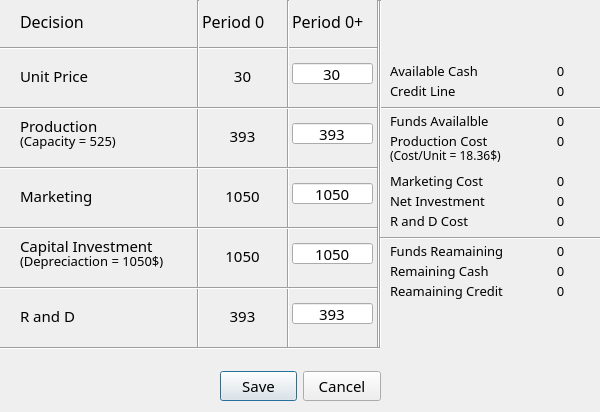
<?xml version="1.0" encoding="UTF-8"?>
<ui version="4.0">
 <class>Dialog</class>
 <widget class="QDialog" name="Dialog">
  <property name="geometry">
   <rect>
    <x>0</x>
    <y>0</y>
    <width>600</width>
    <height>412</height>
   </rect>
  </property>
  <property name="windowTitle">
   <string>Enter Decisions for x</string>
  </property>
  <widget class="QDialogButtonBox" name="buttonBox">
   <property name="geometry">
    <rect>
     <x>220</x>
     <y>370</y>
     <width>161</width>
     <height>32</height>
    </rect>
   </property>
   <property name="font">
    <font>
     <family>Montserrat Medium</family>
     <pointsize>11</pointsize>
    </font>
   </property>
   <property name="orientation">
    <enum>Qt::Horizontal</enum>
   </property>
   <property name="standardButtons">
    <set>QDialogButtonBox::Cancel|QDialogButtonBox::Save</set>
   </property>
  </widget>
  <widget class="QLabel" name="label_Decision">
   <property name="geometry">
    <rect>
     <x>20</x>
     <y>11</y>
     <width>71</width>
     <height>21</height>
    </rect>
   </property>
   <property name="font">
    <font>
     <family>Montserrat Medium</family>
     <pointsize>12</pointsize>
    </font>
   </property>
   <property name="text">
    <string>Decision</string>
   </property>
  </widget>
  <widget class="Line" name="line">
   <property name="geometry">
    <rect>
     <x>0</x>
     <y>38</y>
     <width>379</width>
     <height>20</height>
    </rect>
   </property>
   <property name="orientation">
    <enum>Qt::Horizontal</enum>
   </property>
  </widget>
  <widget class="Line" name="line_2">
   <property name="geometry">
    <rect>
     <x>190</x>
     <y>0</y>
     <width>16</width>
     <height>349</height>
    </rect>
   </property>
   <property name="orientation">
    <enum>Qt::Vertical</enum>
   </property>
  </widget>
  <widget class="Line" name="line_3">
   <property name="geometry">
    <rect>
     <x>280</x>
     <y>0</y>
     <width>16</width>
     <height>349</height>
    </rect>
   </property>
   <property name="orientation">
    <enum>Qt::Vertical</enum>
   </property>
  </widget>
  <widget class="QLabel" name="label_UnitPrice">
   <property name="geometry">
    <rect>
     <x>20</x>
     <y>65</y>
     <width>171</width>
     <height>21</height>
    </rect>
   </property>
   <property name="font">
    <font>
     <family>Montserrat Medium</family>
     <pointsize>11</pointsize>
    </font>
   </property>
   <property name="text">
    <string>Unit Price</string>
   </property>
  </widget>
  <widget class="QLabel" name="label_Production">
   <property name="geometry">
    <rect>
     <x>20</x>
     <y>110</y>
     <width>171</width>
     <height>31</height>
    </rect>
   </property>
   <property name="font">
    <font>
     <family>Montserrat Medium</family>
     <pointsize>11</pointsize>
    </font>
   </property>
   <property name="text">
    <string>Production</string>
   </property>
  </widget>
  <widget class="QLabel" name="label_Marketing">
   <property name="geometry">
    <rect>
     <x>20</x>
     <y>180</y>
     <width>171</width>
     <height>31</height>
    </rect>
   </property>
   <property name="font">
    <font>
     <family>Montserrat Medium</family>
     <pointsize>11</pointsize>
    </font>
   </property>
   <property name="text">
    <string>Marketing</string>
   </property>
  </widget>
  <widget class="QLabel" name="label_Capacity__">
   <property name="geometry">
    <rect>
     <x>20</x>
     <y>125</y>
     <width>111</width>
     <height>31</height>
    </rect>
   </property>
   <property name="font">
    <font>
     <family>Montserrat Medium</family>
     <pointsize>10</pointsize>
    </font>
   </property>
   <property name="text">
    <string>(Capacity = 525)</string>
   </property>
  </widget>
  <widget class="Line" name="line_4">
   <property name="geometry">
    <rect>
     <x>0</x>
     <y>100</y>
     <width>379</width>
     <height>16</height>
    </rect>
   </property>
   <property name="orientation">
    <enum>Qt::Horizontal</enum>
   </property>
  </widget>
  <widget class="Line" name="line_5">
   <property name="geometry">
    <rect>
     <x>0</x>
     <y>160</y>
     <width>379</width>
     <height>16</height>
    </rect>
   </property>
   <property name="orientation">
    <enum>Qt::Horizontal</enum>
   </property>
  </widget>
  <widget class="Line" name="line_6">
   <property name="geometry">
    <rect>
     <x>0</x>
     <y>220</y>
     <width>379</width>
     <height>16</height>
    </rect>
   </property>
   <property name="orientation">
    <enum>Qt::Horizontal</enum>
   </property>
  </widget>
  <widget class="Line" name="line_7">
   <property name="geometry">
    <rect>
     <x>0</x>
     <y>280</y>
     <width>379</width>
     <height>16</height>
    </rect>
   </property>
   <property name="orientation">
    <enum>Qt::Horizontal</enum>
   </property>
  </widget>
  <widget class="QLabel" name="label_RandD">
   <property name="geometry">
    <rect>
     <x>20</x>
     <y>300</y>
     <width>171</width>
     <height>31</height>
    </rect>
   </property>
   <property name="font">
    <font>
     <family>Montserrat Medium</family>
     <pointsize>11</pointsize>
    </font>
   </property>
   <property name="text">
    <string>R and D</string>
   </property>
  </widget>
  <widget class="Line" name="line_8">
   <property name="geometry">
    <rect>
     <x>0</x>
     <y>340</y>
     <width>380</width>
     <height>16</height>
    </rect>
   </property>
   <property name="orientation">
    <enum>Qt::Horizontal</enum>
   </property>
  </widget>
  <widget class="QLabel" name="label_Period_Past">
   <property name="geometry">
    <rect>
     <x>202</x>
     <y>11</y>
     <width>81</width>
     <height>21</height>
    </rect>
   </property>
   <property name="font">
    <font>
     <family>Montserrat Medium</family>
     <pointsize>12</pointsize>
    </font>
   </property>
   <property name="text">
    <string>Period 0</string>
   </property>
  </widget>
  <widget class="Line" name="line_9">
   <property name="geometry">
    <rect>
     <x>370</x>
     <y>0</y>
     <width>16</width>
     <height>348</height>
    </rect>
   </property>
   <property name="orientation">
    <enum>Qt::Vertical</enum>
   </property>
  </widget>
  <widget class="QLabel" name="label_Period_Present">
   <property name="geometry">
    <rect>
     <x>292</x>
     <y>11</y>
     <width>81</width>
     <height>21</height>
    </rect>
   </property>
   <property name="font">
    <font>
     <family>Montserrat Medium</family>
     <pointsize>12</pointsize>
    </font>
   </property>
   <property name="text">
    <string>Period 0+</string>
   </property>
  </widget>
  <widget class="QLabel" name="label_Deprec__">
   <property name="geometry">
    <rect>
     <x>20</x>
     <y>245</y>
     <width>171</width>
     <height>31</height>
    </rect>
   </property>
   <property name="font">
    <font>
     <family>Montserrat Medium</family>
     <pointsize>10</pointsize>
    </font>
   </property>
   <property name="text">
    <string>(Depreciaction = 1050$)</string>
   </property>
  </widget>
  <widget class="QLabel" name="label_CapInv">
   <property name="geometry">
    <rect>
     <x>20</x>
     <y>230</y>
     <width>171</width>
     <height>31</height>
    </rect>
   </property>
   <property name="font">
    <font>
     <family>Montserrat Medium</family>
     <pointsize>11</pointsize>
    </font>
   </property>
   <property name="text">
    <string>Capital Investment</string>
   </property>
  </widget>
  <widget class="QLabel" name="label_UnitPrice_unit_Past">
   <property name="geometry">
    <rect>
     <x>202</x>
     <y>65</y>
     <width>81</width>
     <height>21</height>
    </rect>
   </property>
   <property name="font">
    <font>
     <family>Montserrat Medium</family>
     <pointsize>11</pointsize>
    </font>
   </property>
   <property name="text">
    <string>30</string>
   </property>
   <property name="alignment">
    <set>Qt::AlignCenter</set>
   </property>
  </widget>
  <widget class="QLabel" name="label_Production_unit_Past">
   <property name="geometry">
    <rect>
     <x>202</x>
     <y>120</y>
     <width>81</width>
     <height>31</height>
    </rect>
   </property>
   <property name="font">
    <font>
     <family>Montserrat Medium</family>
     <pointsize>11</pointsize>
    </font>
   </property>
   <property name="text">
    <string>393</string>
   </property>
   <property name="alignment">
    <set>Qt::AlignCenter</set>
   </property>
  </widget>
  <widget class="QLabel" name="label_Marketing_unit_Past">
   <property name="geometry">
    <rect>
     <x>202</x>
     <y>180</y>
     <width>81</width>
     <height>31</height>
    </rect>
   </property>
   <property name="font">
    <font>
     <family>Montserrat Medium</family>
     <pointsize>11</pointsize>
    </font>
   </property>
   <property name="text">
    <string>1050</string>
   </property>
   <property name="alignment">
    <set>Qt::AlignCenter</set>
   </property>
  </widget>
  <widget class="QLabel" name="label_CapInv_unit_Past">
   <property name="geometry">
    <rect>
     <x>202</x>
     <y>240</y>
     <width>81</width>
     <height>31</height>
    </rect>
   </property>
   <property name="font">
    <font>
     <family>Montserrat Medium</family>
     <pointsize>11</pointsize>
    </font>
   </property>
   <property name="text">
    <string>1050</string>
   </property>
   <property name="alignment">
    <set>Qt::AlignCenter</set>
   </property>
  </widget>
  <widget class="QLabel" name="label_RandD_unit_Past">
   <property name="geometry">
    <rect>
     <x>202</x>
     <y>300</y>
     <width>81</width>
     <height>31</height>
    </rect>
   </property>
   <property name="font">
    <font>
     <family>Montserrat Medium</family>
     <pointsize>11</pointsize>
    </font>
   </property>
   <property name="text">
    <string>393</string>
   </property>
   <property name="alignment">
    <set>Qt::AlignCenter</set>
   </property>
  </widget>
  <widget class="QLineEdit" name="lineEdit_UnitPrice">
   <property name="geometry">
    <rect>
     <x>292</x>
     <y>63</y>
     <width>81</width>
     <height>21</height>
    </rect>
   </property>
   <property name="font">
    <font>
     <family>Montserrat Medium</family>
     <pointsize>11</pointsize>
    </font>
   </property>
   <property name="text">
    <string>30</string>
   </property>
   <property name="maxLength">
    <number>6</number>
   </property>
   <property name="alignment">
    <set>Qt::AlignCenter</set>
   </property>
  </widget>
  <widget class="QLineEdit" name="lineEdit_Production">
   <property name="geometry">
    <rect>
     <x>292</x>
     <y>123</y>
     <width>81</width>
     <height>21</height>
    </rect>
   </property>
   <property name="font">
    <font>
     <family>Montserrat Medium</family>
     <pointsize>11</pointsize>
    </font>
   </property>
   <property name="text">
    <string>393</string>
   </property>
   <property name="maxLength">
    <number>6</number>
   </property>
   <property name="alignment">
    <set>Qt::AlignCenter</set>
   </property>
  </widget>
  <widget class="QLineEdit" name="lineEdit_Marketing">
   <property name="geometry">
    <rect>
     <x>292</x>
     <y>183</y>
     <width>81</width>
     <height>21</height>
    </rect>
   </property>
   <property name="font">
    <font>
     <family>Montserrat Medium</family>
     <pointsize>11</pointsize>
    </font>
   </property>
   <property name="text">
    <string>1050</string>
   </property>
   <property name="maxLength">
    <number>6</number>
   </property>
   <property name="alignment">
    <set>Qt::AlignCenter</set>
   </property>
  </widget>
  <widget class="QLineEdit" name="lineEdit_CapInv">
   <property name="geometry">
    <rect>
     <x>292</x>
     <y>243</y>
     <width>81</width>
     <height>21</height>
    </rect>
   </property>
   <property name="font">
    <font>
     <family>Montserrat Medium</family>
     <pointsize>11</pointsize>
    </font>
   </property>
   <property name="text">
    <string>1050</string>
   </property>
   <property name="maxLength">
    <number>6</number>
   </property>
   <property name="alignment">
    <set>Qt::AlignCenter</set>
   </property>
  </widget>
  <widget class="QLineEdit" name="lineEdit_RandD">
   <property name="geometry">
    <rect>
     <x>292</x>
     <y>303</y>
     <width>81</width>
     <height>21</height>
    </rect>
   </property>
   <property name="font">
    <font>
     <family>Montserrat Medium</family>
     <pointsize>11</pointsize>
    </font>
   </property>
   <property name="text">
    <string>393</string>
   </property>
   <property name="maxLength">
    <number>6</number>
   </property>
   <property name="alignment">
    <set>Qt::AlignCenter</set>
   </property>
  </widget>
  <widget class="QLabel" name="label_AvailbleCash">
   <property name="geometry">
    <rect>
     <x>390</x>
     <y>60</y>
     <width>131</width>
     <height>21</height>
    </rect>
   </property>
   <property name="font">
    <font>
     <family>Montserrat Medium</family>
     <pointsize>10</pointsize>
    </font>
   </property>
   <property name="text">
    <string>Available Cash</string>
   </property>
  </widget>
  <widget class="QLabel" name="label_AvailbleCash_int">
   <property name="geometry">
    <rect>
     <x>520</x>
     <y>60</y>
     <width>81</width>
     <height>21</height>
    </rect>
   </property>
   <property name="font">
    <font>
     <family>Montserrat Medium</family>
     <pointsize>10</pointsize>
    </font>
   </property>
   <property name="text">
    <string>0</string>
   </property>
   <property name="alignment">
    <set>Qt::AlignCenter</set>
   </property>
  </widget>
  <widget class="QLabel" name="label_CreditLine">
   <property name="geometry">
    <rect>
     <x>390</x>
     <y>80</y>
     <width>131</width>
     <height>21</height>
    </rect>
   </property>
   <property name="font">
    <font>
     <family>Montserrat Medium</family>
     <pointsize>10</pointsize>
    </font>
   </property>
   <property name="text">
    <string>Credit Line</string>
   </property>
  </widget>
  <widget class="QLabel" name="label_CreditLine_int">
   <property name="geometry">
    <rect>
     <x>520</x>
     <y>80</y>
     <width>81</width>
     <height>21</height>
    </rect>
   </property>
   <property name="font">
    <font>
     <family>Montserrat Medium</family>
     <pointsize>10</pointsize>
    </font>
   </property>
   <property name="text">
    <string>0</string>
   </property>
   <property name="alignment">
    <set>Qt::AlignCenter</set>
   </property>
  </widget>
  <widget class="QLabel" name="label_FundsAvailable">
   <property name="geometry">
    <rect>
     <x>390</x>
     <y>110</y>
     <width>131</width>
     <height>21</height>
    </rect>
   </property>
   <property name="font">
    <font>
     <family>Montserrat Medium</family>
     <pointsize>10</pointsize>
    </font>
   </property>
   <property name="text">
    <string>Funds Availalble</string>
   </property>
  </widget>
  <widget class="QLabel" name="label_FundsAvailable_int">
   <property name="geometry">
    <rect>
     <x>520</x>
     <y>110</y>
     <width>81</width>
     <height>21</height>
    </rect>
   </property>
   <property name="font">
    <font>
     <family>Montserrat Medium</family>
     <pointsize>10</pointsize>
    </font>
   </property>
   <property name="text">
    <string>0</string>
   </property>
   <property name="alignment">
    <set>Qt::AlignCenter</set>
   </property>
  </widget>
  <widget class="QLabel" name="label_ProductionCost">
   <property name="geometry">
    <rect>
     <x>390</x>
     <y>130</y>
     <width>131</width>
     <height>21</height>
    </rect>
   </property>
   <property name="font">
    <font>
     <family>Montserrat Medium</family>
     <pointsize>10</pointsize>
    </font>
   </property>
   <property name="text">
    <string>Production Cost</string>
   </property>
  </widget>
  <widget class="QLabel" name="label_ProductionCost_int">
   <property name="geometry">
    <rect>
     <x>520</x>
     <y>130</y>
     <width>81</width>
     <height>21</height>
    </rect>
   </property>
   <property name="font">
    <font>
     <family>Montserrat Medium</family>
     <pointsize>10</pointsize>
    </font>
   </property>
   <property name="text">
    <string>0</string>
   </property>
   <property name="alignment">
    <set>Qt::AlignCenter</set>
   </property>
  </widget>
  <widget class="Line" name="line_10">
   <property name="geometry">
    <rect>
     <x>380</x>
     <y>100</y>
     <width>221</width>
     <height>16</height>
    </rect>
   </property>
   <property name="orientation">
    <enum>Qt::Horizontal</enum>
   </property>
  </widget>
  <widget class="Line" name="line_11">
   <property name="geometry">
    <rect>
     <x>370</x>
     <y>0</y>
     <width>21</width>
     <height>348</height>
    </rect>
   </property>
   <property name="orientation">
    <enum>Qt::Vertical</enum>
   </property>
  </widget>
  <widget class="QLabel" name="label_CostUnit__">
   <property name="geometry">
    <rect>
     <x>390</x>
     <y>140</y>
     <width>131</width>
     <height>31</height>
    </rect>
   </property>
   <property name="font">
    <font>
     <family>Montserrat Medium</family>
     <pointsize>9</pointsize>
    </font>
   </property>
   <property name="text">
    <string>(Cost/Unit = 18.36$)</string>
   </property>
  </widget>
  <widget class="QLabel" name="label_MarketingCost">
   <property name="geometry">
    <rect>
     <x>390</x>
     <y>170</y>
     <width>131</width>
     <height>21</height>
    </rect>
   </property>
   <property name="font">
    <font>
     <family>Montserrat Medium</family>
     <pointsize>10</pointsize>
    </font>
   </property>
   <property name="text">
    <string>Marketing Cost</string>
   </property>
  </widget>
  <widget class="QLabel" name="label_MarketingCost_int">
   <property name="geometry">
    <rect>
     <x>520</x>
     <y>170</y>
     <width>81</width>
     <height>21</height>
    </rect>
   </property>
   <property name="font">
    <font>
     <family>Montserrat Medium</family>
     <pointsize>10</pointsize>
    </font>
   </property>
   <property name="text">
    <string>0</string>
   </property>
   <property name="alignment">
    <set>Qt::AlignCenter</set>
   </property>
  </widget>
  <widget class="QLabel" name="label_NetInv">
   <property name="geometry">
    <rect>
     <x>390</x>
     <y>190</y>
     <width>131</width>
     <height>21</height>
    </rect>
   </property>
   <property name="font">
    <font>
     <family>Montserrat Medium</family>
     <pointsize>10</pointsize>
    </font>
   </property>
   <property name="text">
    <string>Net Investment</string>
   </property>
  </widget>
  <widget class="QLabel" name="label_NetInv_int">
   <property name="geometry">
    <rect>
     <x>520</x>
     <y>190</y>
     <width>81</width>
     <height>21</height>
    </rect>
   </property>
   <property name="font">
    <font>
     <family>Montserrat Medium</family>
     <pointsize>10</pointsize>
    </font>
   </property>
   <property name="text">
    <string>0</string>
   </property>
   <property name="alignment">
    <set>Qt::AlignCenter</set>
   </property>
  </widget>
  <widget class="QLabel" name="label_RandDCost">
   <property name="geometry">
    <rect>
     <x>390</x>
     <y>210</y>
     <width>131</width>
     <height>21</height>
    </rect>
   </property>
   <property name="font">
    <font>
     <family>Montserrat Medium</family>
     <pointsize>10</pointsize>
    </font>
   </property>
   <property name="text">
    <string>R and D Cost</string>
   </property>
  </widget>
  <widget class="QLabel" name="label_RandDCost_int">
   <property name="geometry">
    <rect>
     <x>520</x>
     <y>210</y>
     <width>81</width>
     <height>21</height>
    </rect>
   </property>
   <property name="font">
    <font>
     <family>Montserrat Medium</family>
     <pointsize>10</pointsize>
    </font>
   </property>
   <property name="text">
    <string>0</string>
   </property>
   <property name="alignment">
    <set>Qt::AlignCenter</set>
   </property>
  </widget>
  <widget class="Line" name="line_12">
   <property name="geometry">
    <rect>
     <x>380</x>
     <y>230</y>
     <width>221</width>
     <height>16</height>
    </rect>
   </property>
   <property name="orientation">
    <enum>Qt::Horizontal</enum>
   </property>
  </widget>
  <widget class="QLabel" name="label_FundsReamaining">
   <property name="geometry">
    <rect>
     <x>390</x>
     <y>240</y>
     <width>131</width>
     <height>21</height>
    </rect>
   </property>
   <property name="font">
    <font>
     <family>Montserrat Medium</family>
     <pointsize>10</pointsize>
    </font>
   </property>
   <property name="text">
    <string>Funds Reamaining</string>
   </property>
  </widget>
  <widget class="QLabel" name="label_FundsReamaining_int">
   <property name="geometry">
    <rect>
     <x>520</x>
     <y>240</y>
     <width>81</width>
     <height>21</height>
    </rect>
   </property>
   <property name="font">
    <font>
     <family>Montserrat Medium</family>
     <pointsize>10</pointsize>
    </font>
   </property>
   <property name="text">
    <string>0</string>
   </property>
   <property name="alignment">
    <set>Qt::AlignCenter</set>
   </property>
  </widget>
  <widget class="QLabel" name="label_ReamainingCash">
   <property name="geometry">
    <rect>
     <x>390</x>
     <y>260</y>
     <width>131</width>
     <height>21</height>
    </rect>
   </property>
   <property name="font">
    <font>
     <family>Montserrat Medium</family>
     <pointsize>10</pointsize>
    </font>
   </property>
   <property name="text">
    <string>Remaining Cash</string>
   </property>
  </widget>
  <widget class="QLabel" name="label_ReamainingCash_int">
   <property name="geometry">
    <rect>
     <x>520</x>
     <y>260</y>
     <width>81</width>
     <height>21</height>
    </rect>
   </property>
   <property name="font">
    <font>
     <family>Montserrat Medium</family>
     <pointsize>10</pointsize>
    </font>
   </property>
   <property name="text">
    <string>0</string>
   </property>
   <property name="alignment">
    <set>Qt::AlignCenter</set>
   </property>
  </widget>
  <widget class="QLabel" name="label_ReamainingCredit">
   <property name="geometry">
    <rect>
     <x>390</x>
     <y>280</y>
     <width>131</width>
     <height>21</height>
    </rect>
   </property>
   <property name="font">
    <font>
     <family>Montserrat Medium</family>
     <pointsize>10</pointsize>
    </font>
   </property>
   <property name="text">
    <string>Reamaining Credit</string>
   </property>
  </widget>
  <widget class="QLabel" name="label_ReamainingCredit_int">
   <property name="geometry">
    <rect>
     <x>520</x>
     <y>280</y>
     <width>81</width>
     <height>21</height>
    </rect>
   </property>
   <property name="font">
    <font>
     <family>Montserrat Medium</family>
     <pointsize>10</pointsize>
    </font>
   </property>
   <property name="text">
    <string>0</string>
   </property>
   <property name="alignment">
    <set>Qt::AlignCenter</set>
   </property>
  </widget>
 </widget>
 <resources/>
 <connections>
  <connection>
   <sender>buttonBox</sender>
   <signal>accepted()</signal>
   <receiver>Dialog</receiver>
   <slot>accept()</slot>
   <hints>
    <hint type="sourcelabel">
     <x>248</x>
     <y>254</y>
    </hint>
    <hint type="destinationlabel">
     <x>157</x>
     <y>274</y>
    </hint>
   </hints>
  </connection>
  <connection>
   <sender>buttonBox</sender>
   <signal>rejected()</signal>
   <receiver>Dialog</receiver>
   <slot>reject()</slot>
   <hints>
    <hint type="sourcelabel">
     <x>316</x>
     <y>260</y>
    </hint>
    <hint type="destinationlabel">
     <x>286</x>
     <y>274</y>
    </hint>
   </hints>
  </connection>
 </connections>
</ui>
